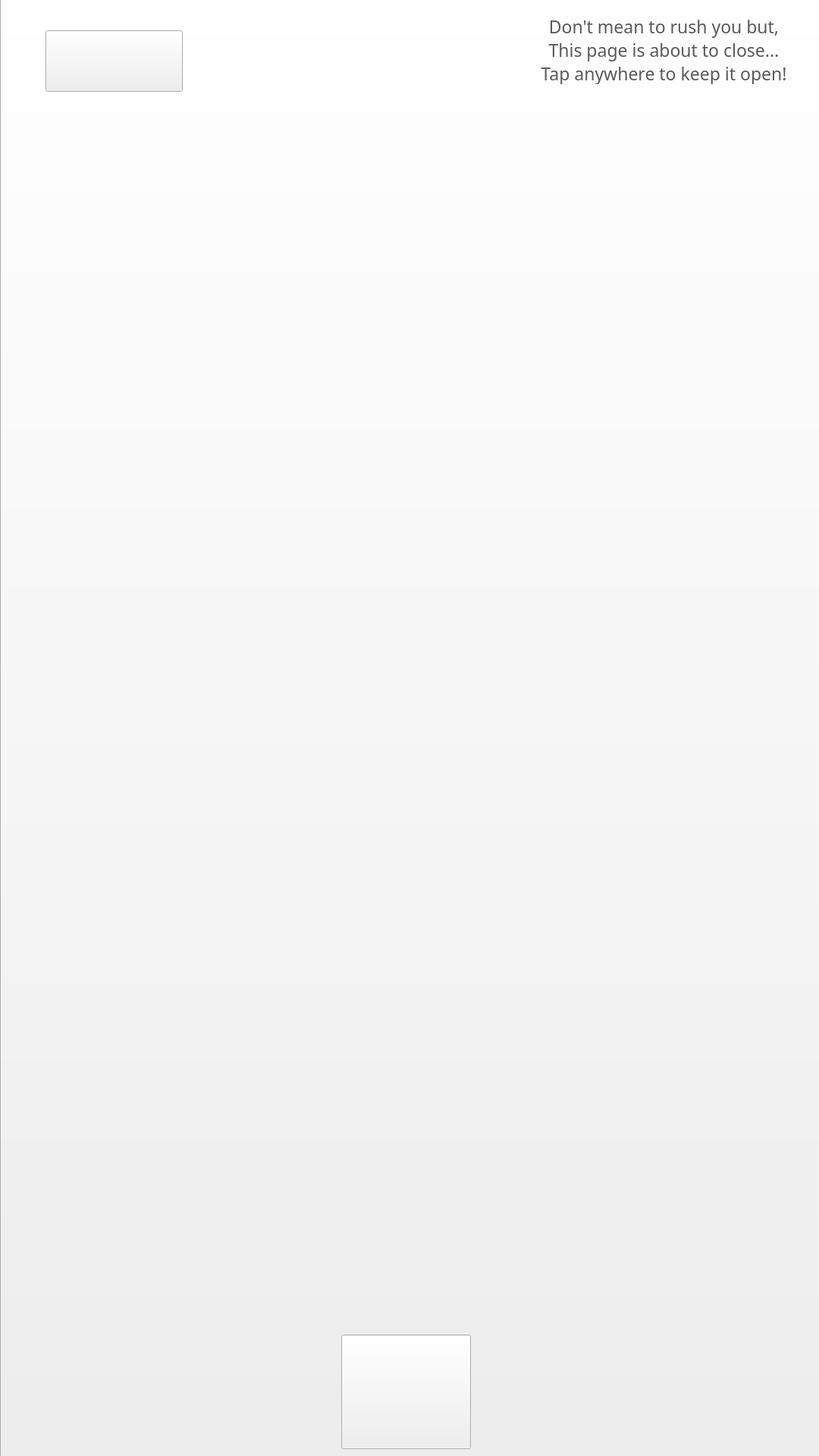
<?xml version="1.0" encoding="UTF-8"?>
<ui version="4.0">
 <class>help</class>
 <widget class="QWidget" name="help">
  <property name="geometry">
   <rect>
    <x>0</x>
    <y>0</y>
    <width>1080</width>
    <height>1920</height>
   </rect>
  </property>
  <property name="windowTitle">
   <string>Form</string>
  </property>
  <property name="styleSheet">
   <string notr="true"/>
  </property>
  <widget class="QPushButton" name="previousPage_Button">
   <property name="geometry">
    <rect>
     <x>450</x>
     <y>1760</y>
     <width>171</width>
     <height>151</height>
    </rect>
   </property>
   <property name="text">
    <string/>
   </property>
  </widget>
  <widget class="QPushButton" name="refreshButton">
   <property name="geometry">
    <rect>
     <x>0</x>
     <y>-6</y>
     <width>1081</width>
     <height>1931</height>
    </rect>
   </property>
   <property name="styleSheet">
    <string notr="true">background-image: url(/references/general/background.png);</string>
   </property>
   <property name="text">
    <string/>
   </property>
  </widget>
  <widget class="QPushButton" name="previousPage_Button_2">
   <property name="geometry">
    <rect>
     <x>60</x>
     <y>40</y>
     <width>181</width>
     <height>81</height>
    </rect>
   </property>
   <property name="text">
    <string/>
   </property>
  </widget>
  <widget class="QLabel" name="refreshLabel">
   <property name="geometry">
    <rect>
     <x>690</x>
     <y>20</y>
     <width>371</width>
     <height>91</height>
    </rect>
   </property>
   <property name="styleSheet">
    <string notr="true">color: #58595B;
font-family: Montserrat;
font-style: light;
font-weight: normal;
font-size: 23px;
line-height: 29px;</string>
   </property>
   <property name="text">
    <string>Don't mean to rush you but, 
This page is about to close... 
Tap anywhere to keep it open!</string>
   </property>
   <property name="alignment">
    <set>Qt::AlignCenter</set>
   </property>
   <property name="wordWrap">
    <bool>true</bool>
   </property>
  </widget>
  <zorder>refreshButton</zorder>
  <zorder>previousPage_Button_2</zorder>
  <zorder>previousPage_Button</zorder>
  <zorder>refreshLabel</zorder>
 </widget>
 <resources/>
 <connections/>
</ui>
